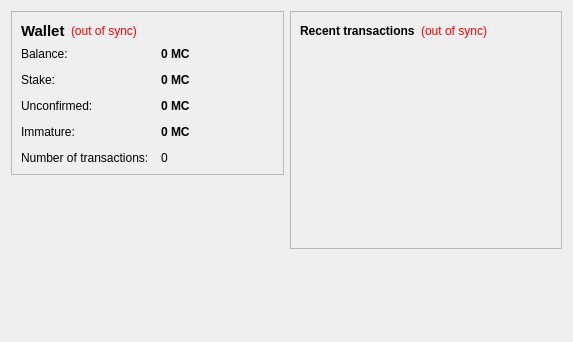
<?xml version="1.0" encoding="UTF-8"?>
<ui version="4.0">
 <class>OverviewPage</class>
 <widget class="QWidget" name="OverviewPage">
  <property name="geometry">
   <rect>
    <x>0</x>
    <y>0</y>
    <width>573</width>
    <height>342</height>
   </rect>
  </property>
  <property name="windowTitle">
   <string>Form</string>
  </property>
  <layout class="QHBoxLayout" name="horizontalLayout" stretch="1,1">
   <item>
    <layout class="QVBoxLayout" name="verticalLayout_2">
     <item>
      <widget class="QFrame" name="frame">
       <property name="frameShape">
        <enum>QFrame::StyledPanel</enum>
       </property>
       <property name="frameShadow">
        <enum>QFrame::Raised</enum>
       </property>
       <layout class="QVBoxLayout" name="verticalLayout_4">
        <item>
         <layout class="QHBoxLayout" name="horizontalLayout_4">
          <item>
           <widget class="QLabel" name="label_5">
            <property name="font">
             <font>
              <pointsize>11</pointsize>
              <weight>75</weight>
              <bold>true</bold>
             </font>
            </property>
            <property name="text">
             <string>Wallet</string>
            </property>
           </widget>
          </item>
          <item>
           <widget class="QLabel" name="labelWalletStatus">
            <property name="toolTip">
             <string>The displayed information may be out of date. Your wallet automatically synchronizes with the Multi network after a connection is established, but this process has not completed yet.</string>
            </property>
            <property name="styleSheet">
             <string notr="true">QLabel { color: red; }</string>
            </property>
            <property name="text">
             <string notr="true">(out of sync)</string>
            </property>
            <property name="alignment">
             <set>Qt::AlignLeading|Qt::AlignLeft|Qt::AlignVCenter</set>
            </property>
           </widget>
          </item>
          <item>
           <spacer name="horizontalSpacer_2">
            <property name="orientation">
             <enum>Qt::Horizontal</enum>
            </property>
            <property name="sizeHint" stdset="0">
             <size>
              <width>40</width>
              <height>20</height>
             </size>
            </property>
           </spacer>
          </item>
         </layout>
        </item>
        <item>
         <layout class="QFormLayout" name="formLayout_2">
          <property name="fieldGrowthPolicy">
           <enum>QFormLayout::AllNonFixedFieldsGrow</enum>
          </property>
          <property name="horizontalSpacing">
           <number>12</number>
          </property>
          <property name="verticalSpacing">
           <number>12</number>
          </property>
          <item row="0" column="0">
           <widget class="QLabel" name="label">
            <property name="text">
             <string>Balance:</string>
            </property>
           </widget>
          </item>
          <item row="0" column="1">
           <widget class="QLabel" name="labelBalance">
            <property name="font">
             <font>
              <weight>75</weight>
              <bold>true</bold>
             </font>
            </property>
            <property name="cursor">
             <cursorShape>IBeamCursor</cursorShape>
            </property>
            <property name="toolTip">
             <string>Your current balance</string>
            </property>
            <property name="text">
             <string notr="true">0 MC</string>
            </property>
            <property name="textInteractionFlags">
             <set>Qt::LinksAccessibleByMouse|Qt::TextSelectableByKeyboard|Qt::TextSelectableByMouse</set>
            </property>
           </widget>
          </item>
          <item row="1" column="0">
           <widget class="QLabel" name="label_6">
            <property name="text">
             <string>Stake:</string>
            </property>
           </widget>
          </item>
          <item row="1" column="1">
           <widget class="QLabel" name="labelStake">
            <property name="font">
             <font>
              <weight>75</weight>
              <bold>true</bold>
             </font>
            </property>
            <property name="cursor">
             <cursorShape>IBeamCursor</cursorShape>
            </property>
            <property name="toolTip">
             <string>Total of coins that was staked, and do not yet count toward the current balance</string>
            </property>
            <property name="text">
             <string notr="true">0 MC</string>
            </property>
            <property name="textInteractionFlags">
             <set>Qt::LinksAccessibleByMouse|Qt::TextSelectableByKeyboard|Qt::TextSelectableByMouse</set>
            </property>
           </widget>
          </item>
          <item row="2" column="0">
           <widget class="QLabel" name="label_3">
            <property name="text">
             <string>Unconfirmed:</string>
            </property>
           </widget>
          </item>
          <item row="2" column="1">
           <widget class="QLabel" name="labelUnconfirmed">
            <property name="font">
             <font>
              <weight>75</weight>
              <bold>true</bold>
             </font>
            </property>
            <property name="cursor">
             <cursorShape>IBeamCursor</cursorShape>
            </property>
            <property name="toolTip">
             <string>Total of transactions that have yet to be confirmed, and do not yet count toward the current balance</string>
            </property>
            <property name="text">
             <string notr="true">0 MC</string>
            </property>
            <property name="textInteractionFlags">
             <set>Qt::LinksAccessibleByMouse|Qt::TextSelectableByKeyboard|Qt::TextSelectableByMouse</set>
            </property>
           </widget>
          </item>
          <item row="3" column="0">
           <widget class="QLabel" name="labelImmatureText">
            <property name="text">
             <string>Immature:</string>
            </property>
           </widget>
          </item>
          <item row="3" column="1">
           <widget class="QLabel" name="labelImmature">
            <property name="font">
             <font>
              <weight>75</weight>
              <bold>true</bold>
             </font>
            </property>
            <property name="toolTip">
             <string>Mined balance that has not yet matured</string>
            </property>
            <property name="text">
             <string notr="true">0 MC</string>
            </property>
            <property name="textInteractionFlags">
             <set>Qt::LinksAccessibleByMouse|Qt::TextSelectableByKeyboard|Qt::TextSelectableByMouse</set>
            </property>
           </widget>
          </item>
          <item row="4" column="0">
           <widget class="QLabel" name="label_2">
            <property name="text">
             <string>Number of transactions:</string>
            </property>
           </widget>
          </item>
          <item row="4" column="1">
           <widget class="QLabel" name="labelNumTransactions">
            <property name="toolTip">
             <string>Total number of transactions in wallet</string>
            </property>
            <property name="text">
             <string notr="true">0</string>
            </property>
           </widget>
          </item>
         </layout>
        </item>
       </layout>
      </widget>
     </item>
     <item>
      <spacer name="verticalSpacer">
       <property name="orientation">
        <enum>Qt::Vertical</enum>
       </property>
       <property name="sizeHint" stdset="0">
        <size>
         <width>20</width>
         <height>40</height>
        </size>
       </property>
      </spacer>
     </item>
     <item>
      <widget class="QLabel" name="label_6">
       <property name="text">
        <string/>
       </property>
       <property name="scaledContents">
        <bool>false</bool>
       </property>
       <property name="alignment">
        <set>Qt::AlignCenter</set>
       </property>
       <property name="margin">
        <number>-2</number>
       </property>
      </widget>
     </item>
    </layout>
   </item>
   <item>
    <layout class="QVBoxLayout" name="verticalLayout_3">
     <item>
      <widget class="QFrame" name="frame_2">
       <property name="frameShape">
        <enum>QFrame::StyledPanel</enum>
       </property>
       <property name="frameShadow">
        <enum>QFrame::Raised</enum>
       </property>
       <layout class="QVBoxLayout" name="verticalLayout">
        <item>
         <layout class="QHBoxLayout" name="horizontalLayout_2">
          <item>
           <widget class="QLabel" name="label_4">
            <property name="text">
             <string>&lt;b&gt;Recent transactions&lt;/b&gt;</string>
            </property>
           </widget>
          </item>
          <item>
           <widget class="QLabel" name="labelTransactionsStatus">
            <property name="toolTip">
             <string>The displayed information may be out of date. Your wallet automatically synchronizes with the Multi network after a connection is established, but this process has not completed yet.</string>
            </property>
            <property name="styleSheet">
             <string notr="true">QLabel { color: red; }</string>
            </property>
            <property name="text">
             <string notr="true">(out of sync)</string>
            </property>
            <property name="alignment">
             <set>Qt::AlignRight|Qt::AlignTrailing|Qt::AlignVCenter</set>
            </property>
           </widget>
          </item>
          <item>
           <spacer name="horizontalSpacer">
            <property name="orientation">
             <enum>Qt::Horizontal</enum>
            </property>
            <property name="sizeHint" stdset="0">
             <size>
              <width>40</width>
              <height>20</height>
             </size>
            </property>
           </spacer>
          </item>
         </layout>
        </item>
        <item>
         <widget class="QListView" name="listTransactions">
          <property name="styleSheet">
           <string notr="true">QListView { background: transparent; }</string>
          </property>
          <property name="frameShape">
           <enum>QFrame::NoFrame</enum>
          </property>
          <property name="verticalScrollBarPolicy">
           <enum>Qt::ScrollBarAlwaysOff</enum>
          </property>
          <property name="horizontalScrollBarPolicy">
           <enum>Qt::ScrollBarAlwaysOff</enum>
          </property>
          <property name="selectionMode">
           <enum>QAbstractItemView::NoSelection</enum>
          </property>
         </widget>
        </item>
       </layout>
      </widget>
     </item>
     <item>
      <spacer name="verticalSpacer_2">
       <property name="orientation">
        <enum>Qt::Vertical</enum>
       </property>
       <property name="sizeHint" stdset="0">
        <size>
         <width>20</width>
         <height>40</height>
        </size>
       </property>
      </spacer>
     </item>
    </layout>
   </item>
  </layout>
 </widget>
 <resources/>
 <connections/>
</ui>
